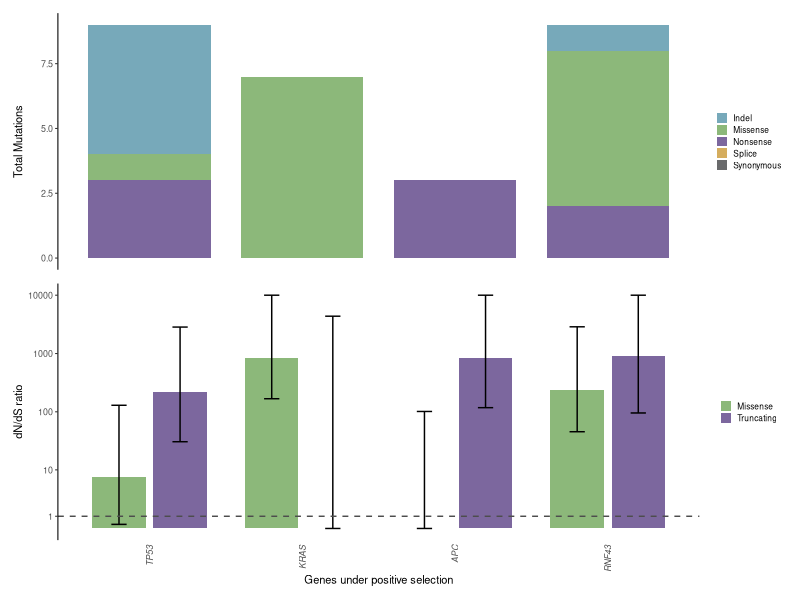

This chart was generated by the following R code:
library(readr)
library(dplyr)
library(tidyr)
library(ggplot2)
library(patchwork)

#### Prep ####
# Read in data
prog <- read_tsv("data/variants/dndscv/dndscv_genes_prog_pre.tsv")
prog_ci <- read_tsv("data/variants/dndscv/prog_pre_gene_ci.tsv") |>
    filter(!gene == "RBM10")

# Filter and reshape data
muts_df <- prog |>
  select(gene_name, n_syn, n_mis, n_non, n_spl, n_ind, qglobal_cv) |>
  filter(qglobal_cv < 0.05) |>
  pivot_longer(
    cols = starts_with("n_"),
    names_to = "mutation_type",
    values_to = "count"
  ) |>
  mutate(
    mutation_type = recode(mutation_type,
      n_syn = "Synonymous", n_mis = "Missense", n_non = "Nonsense",
      n_spl = "Splice", n_ind = "Indel"
    )
  )

ci_df <- prog_ci |>
  rename(gene_name = gene) |>
  tidyr::pivot_longer(cols = starts_with(c("mis", "tru")),
                      names_to = c("type", ".value"),
                      names_pattern = "(mis|tru)_(.*)") |>
  mutate(type = dplyr::recode(type,
                         "mis" = "Missense",
                         "tru" = "Truncating")
        )

# Set order of genes
genes_order <- muts_df |>
    arrange(qglobal_cv) |>
    pull(gene_name) |>
    unique()

muts_df <- muts_df |>
    mutate(gene_name = factor(gene_name, labels = genes_order))

ci_df <- ci_df |>
    mutate(gene_name = factor(gene_name, labels = genes_order))


# Define colour palette
mutation_colours <- c(
  "Missense"   = "#8cb87aff",  
  "Truncating" = "#7c679eff",
  "Indel" = "#77a9baff",
  "Nonsense" = "#7c679eff",
  "Splice" = "#d5ad5eff",
  "Synonymous" ="#696a6bff"
)

# Counts barplot
counts_barplot <- ggplot(muts_df, aes(x = gene_name, y = count, fill = mutation_type)) +
  geom_col(width = 0.8) +
  scale_fill_manual(values = mutation_colours) +
  labs(
    x = NULL,
    y = "Total Mutations",
    fill = NULL
  ) +
  theme_classic(base_size = 8) +
  theme(
    axis.text.x = element_blank(),
    axis.line.x = element_blank(),
    axis.ticks.x = element_blank(),
    legend.position = "right",
    legend.text  = element_text(size = 6),
    legend.key.size = unit(0.3, "cm")  
  )

# dnds ratios barplot
# Plot
ci_barplot <- ggplot(ci_df, aes(x = gene_name, y = mle, fill = type)) +
  geom_col(position = position_dodge(width = 0.8), width = 0.7) +
  geom_errorbar(
    aes(ymin = low, ymax = high),
    position = position_dodge(width = 0.8),
    width = 0.2
  ) +
    geom_hline(yintercept = 1, linetype = "dashed", colour = "grey30") +
  scale_fill_manual(values = mutation_colours) +
  scale_y_log10(trans = "pseudo_log", breaks = c(1, 10, 100, 1000, 10000)) +
  labs(
    x = "Genes under positive selection",
    y = "dN/dS ratio",
    fill = NULL
  ) +
  theme_classic(base_size = 8) +
  theme(
    axis.text.x = element_text(angle = 90, hjust = 1, vjust = 0.5, face = "italic"),
    axis.line.x = element_blank(),
    axis.ticks.x = element_blank(),
    legend.position = "right",
    legend.text  = element_text(size = 6),
    legend.key.size = unit(0.3, "cm")
  )

# Combine plots
combined_plot <- counts_barplot / ci_barplot + plot_layout(heights = c(1, 1))

ggsave("plots/dndscv/precursors/dndscv_progressors_plot.png",
        plot = combined_plot, height = 3, width = 3.2, dpi = 300)
